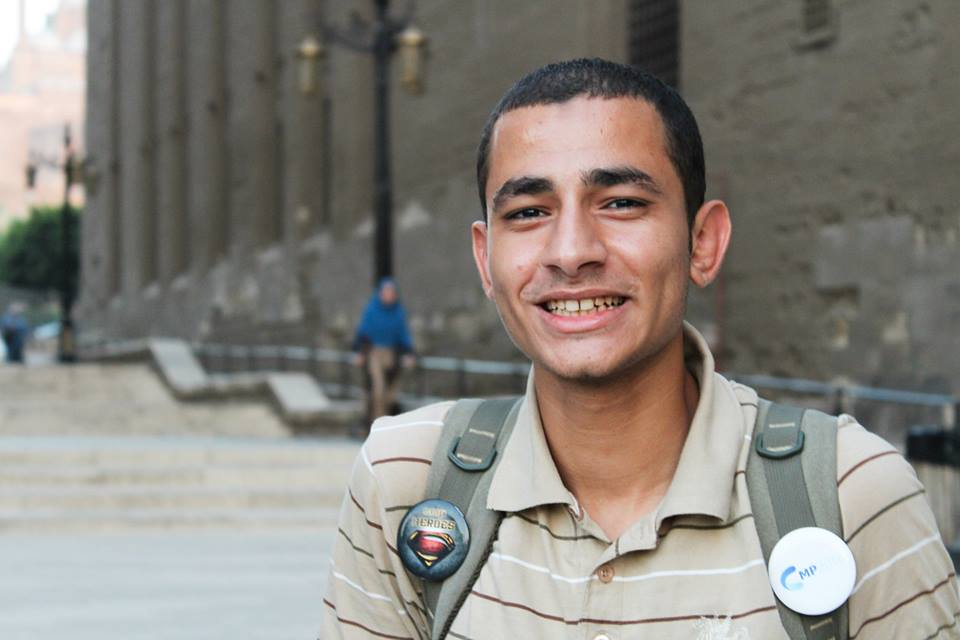
%> input picture image/Proj1B/my_choice.jpg, 960 x 640 px
$ octave mychoice.m   (GNU Octave 9; MATLAB toolbox functions it lacks are replaced by stand-ins)
%> lines starting %> are read from the running program, lines starting %| are printed output that depends on the picture
#reading image
im = imread("my_choice.jpg");
%> im is the input picture: size 640x960x3 uint8; mean R, G, B 135.5, 131.4, 124.7

#convert it to gray

im = rgb2gray(im);
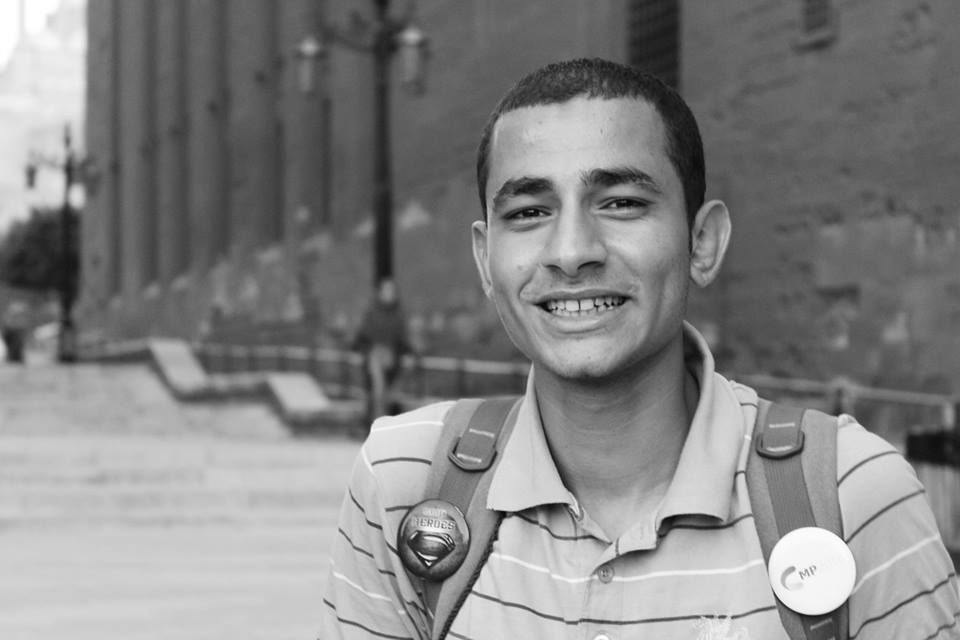
%> im: size 640x960 uint8; min 4, max 255, mean 131.9

#convert it to double
im = im2double(im);
%> im: size 640x960 double
figure(1);
imshow(im);

# first filter
figure(2);

M = ones(3,3);
M = ( 1 / 9 ) * M;
subplot(1,3,1); imshow(M);
# im after convlution
R = imfilter(im, M);
subplot(1,3,2); imshow(R,[]);

# M : inverse fourier of W
W = fft2(M);
W = fftshift(W);
W = abs(W);
W = log( W + 1);
subplot(1,3,3); imshow(W, []);
%> after `imshow(W, [])`:
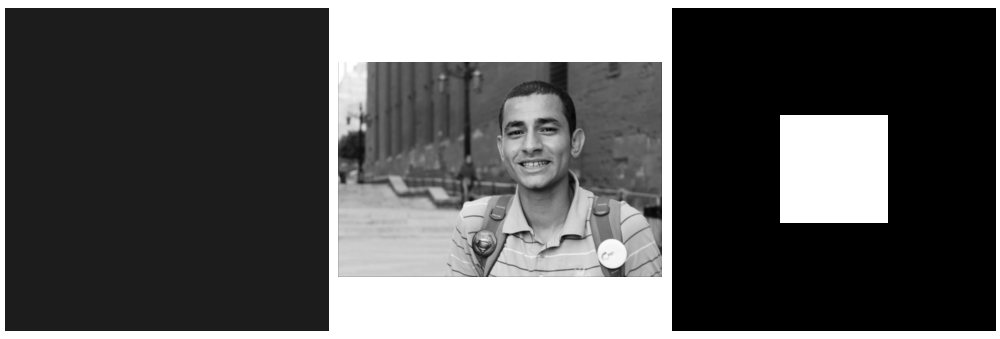
%> figure redrawn from the program's plot data, 3 panels

# second filter
figure(3);

M = ones(7,7);
M = ( 1 / 49 ) * M;
subplot(1,3,1); imshow(M);
# im after convlution
R = imfilter(im, M);
subplot(1,3,2); imshow(R,[]);

# M : inverse fourier of W
W = fft2(M);
W = fftshift(W);
W = abs(W);
W = log( W + 1);
subplot(1,3,3); imshow(W, []);
%> after `imshow(W, [])`:
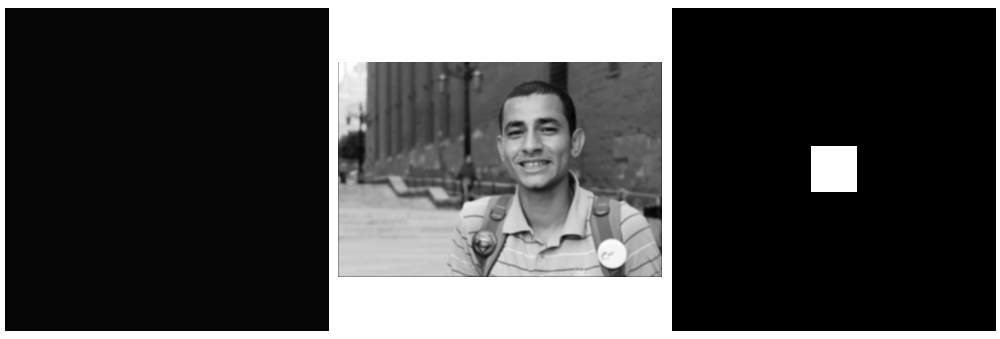
%> figure redrawn from the program's plot data, 3 panels

# third filter

figure(4);

M = ones(11,11);
M = ( 1 / 11*11 ) * M;
subplot(1,3,1); imshow(M);
# im after convlution
R = imfilter(im, M);
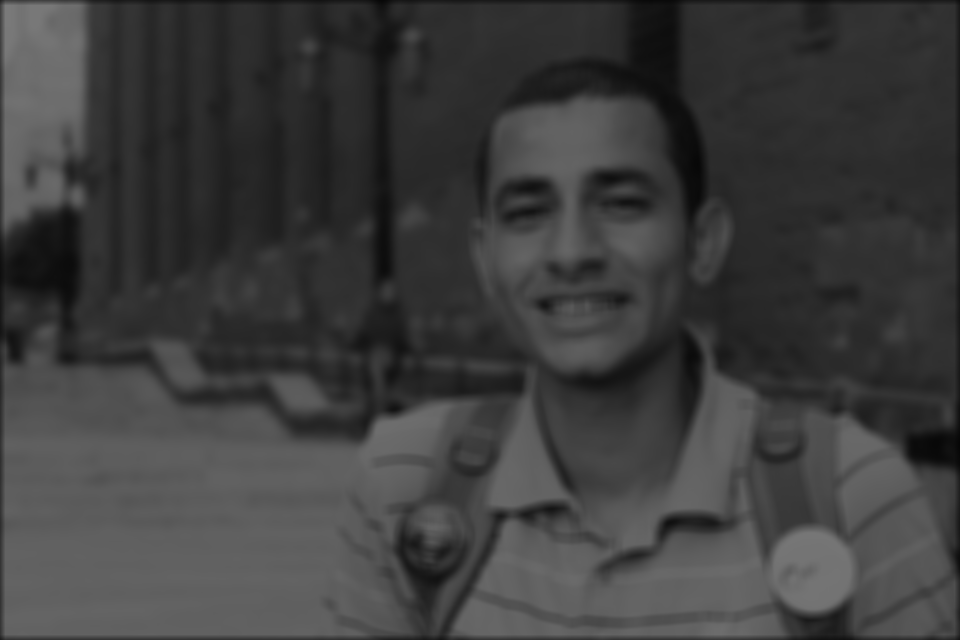
%> R: size 640x960 double; min 6.42, max 121, mean 62.1
subplot(1,3,2); imshow(R,[]);

# M : inverse fourier of W
W = fft2(M);
W = fftshift(W);
W = abs(W);
W = log( W + 1);
subplot(1,3,3); imshow(W, []);
%> after `imshow(W, [])`:
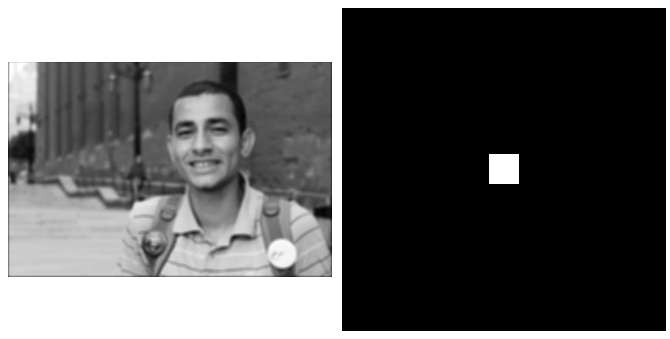
%> figure redrawn from the program's plot data, 3 panels

# fourth filter

figure(5);

M = ones(15,15);
M = ( 1 / 15*15 ) * M;
subplot(1,3,1); imshow(M,[]);
# im after convlution
R = imfilter(im, M);
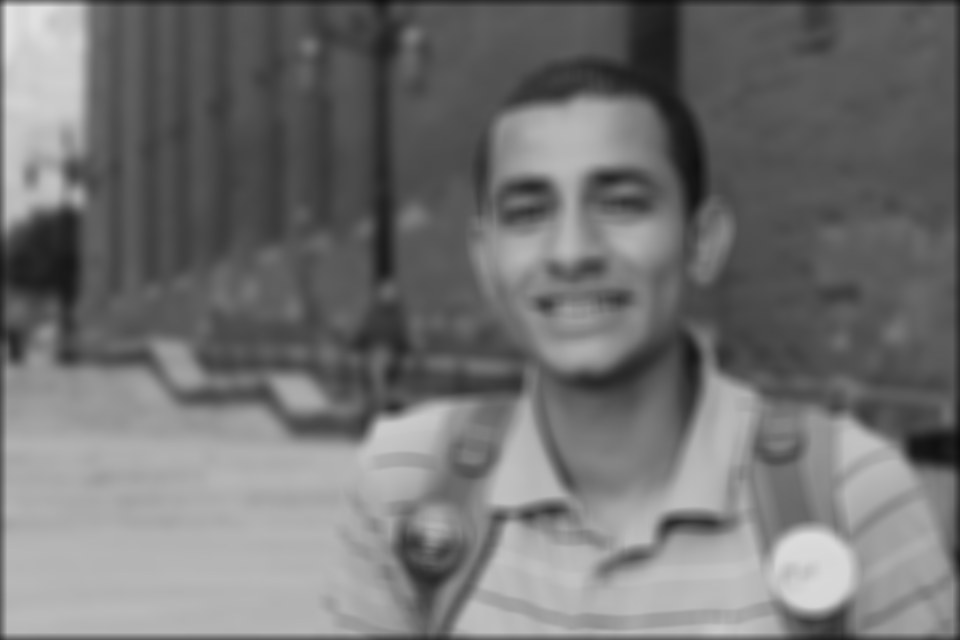
%> R: size 640x960 double; min 12.9, max 225, mean 115.1
subplot(1,3,2); imshow(R, []);

# M : inverse fourier of W
W = fft2(M);
W = fftshift(W);
W = abs(W);
W = log( W + 1);
subplot(1,3,3); imshow(W, []);


# fifth filter

figure(6);

M = ones(21,21);
M = ( 1 / 21*21 ) * M;
subplot(1,3,1); imshow(M);
# im after convlution
R = imfilter(im, M);
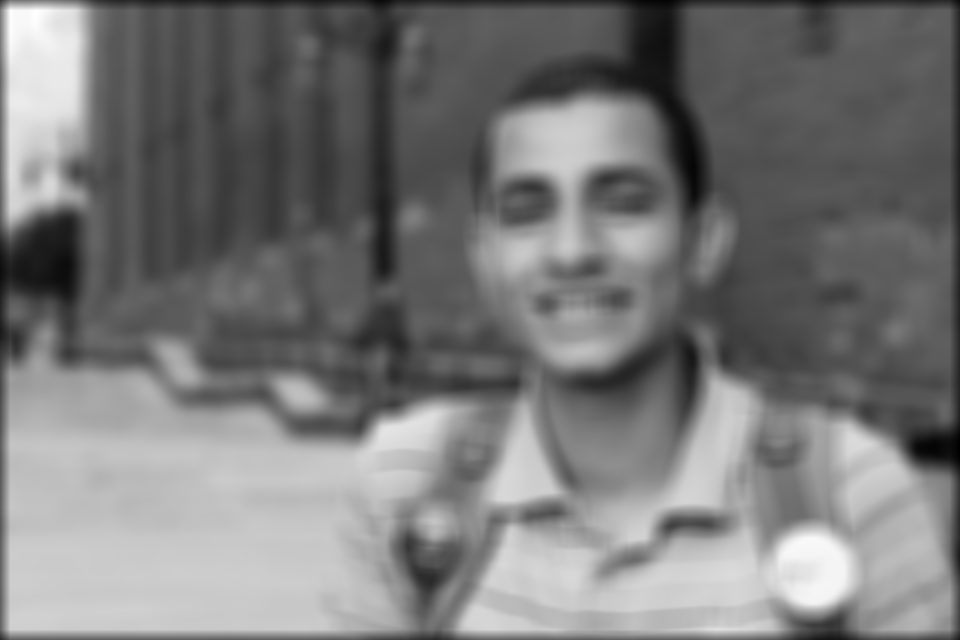
%> R: size 640x960 double; min 28.44, max 439, mean 224.6; drawn with min black and max white
subplot(1,3,2); imshow(R,[]);

# M : fourier of W
W = fft2(M);
W = fftshift(W);
W = abs(W);
W = log( W + 1);
subplot(1,3,3); imshow(W, []);

$ run again, with image/Proj1B/highdetail.jpg copied over image/Proj1B/my_choice.jpg
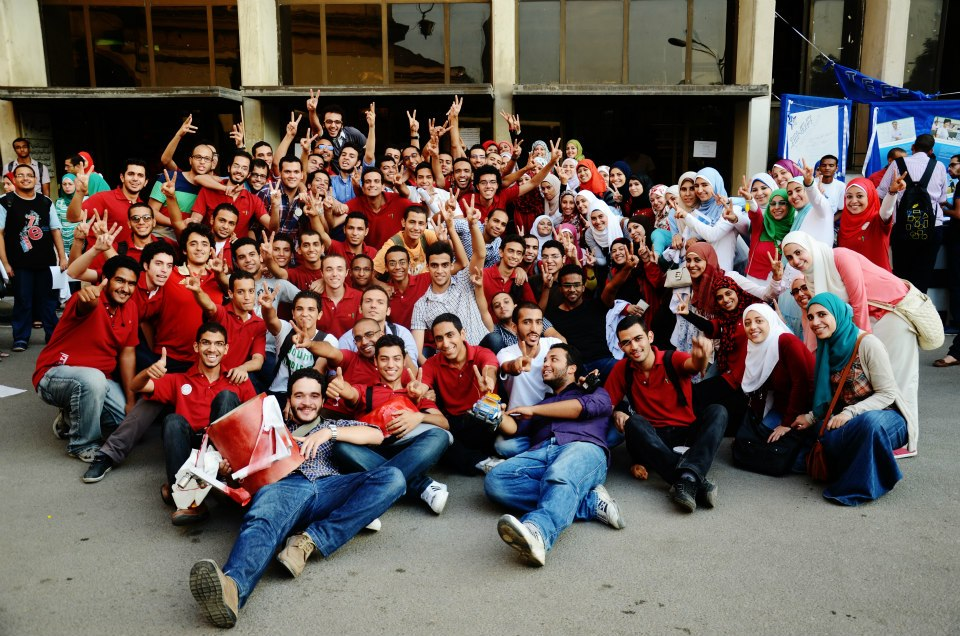
%> input picture image/Proj1B/highdetail.jpg, 960 x 636 px
%> im is the input picture: size 636x960x3 uint8; mean R, G, B 105.5, 89.7, 84.4
%> `R = imfilter(im, M);`:
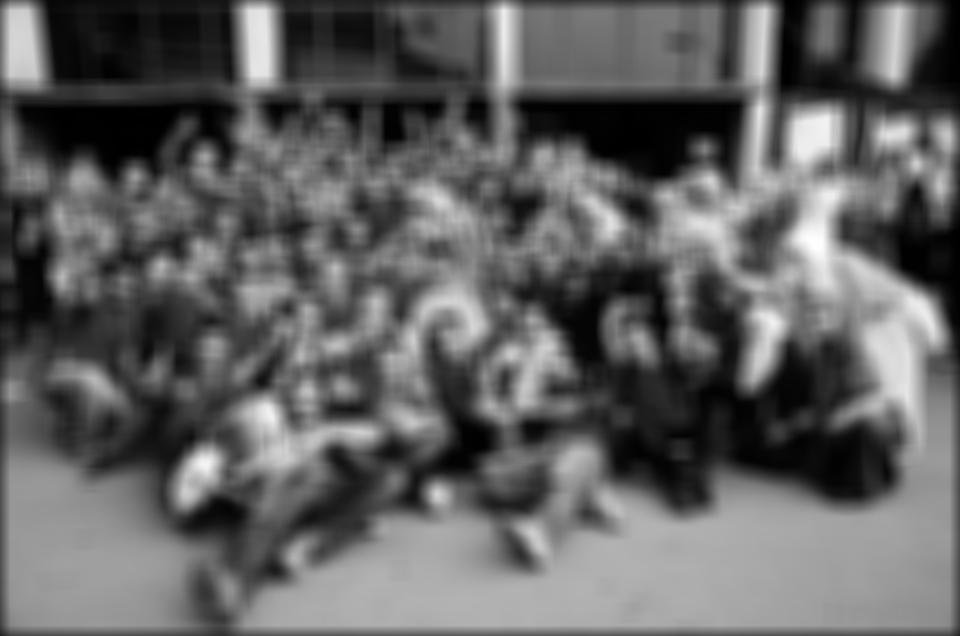
%> R: size 636x960 double; min 1.06, max 412.3, mean 159.6; drawn with min black and max white
%> `imshow(W, [])`:
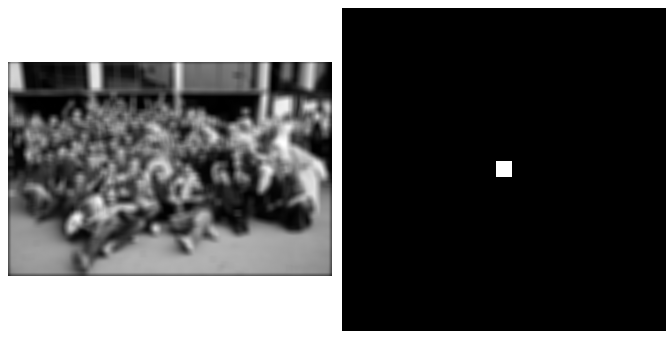
%> figure redrawn from the program's plot data, 3 panels
